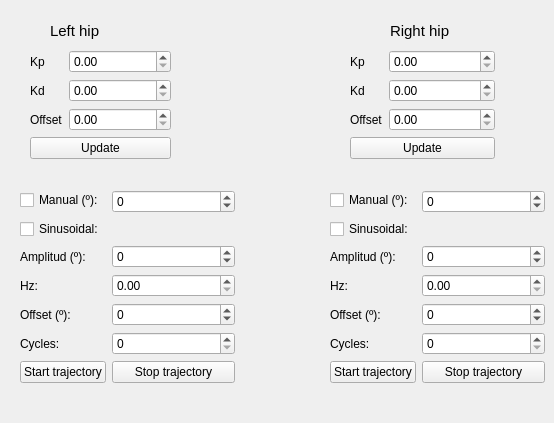
    <widget class="QWidget" name="tab_4">
     <attribute name="title">
      <string>Impedance</string>
     </attribute>
     <widget class="QWidget" name="layoutWidget_11">
      <property name="geometry">
       <rect>
        <x>30</x>
        <y>50</y>
        <width>141</width>
        <height>119</height>
       </rect>
      </property>
      <layout class="QFormLayout" name="formLayout_5">
       <item row="0" column="0">
        <widget class="QLabel" name="frecuenciaLabel_5">
         <property name="text">
          <string>Kp</string>
         </property>
        </widget>
       </item>
       <item row="0" column="1">
        <widget class="QDoubleSpinBox" name="left_hip_kp_box">
         <property name="maximum">
          <double>50.000000000000000</double>
         </property>
         <property name="singleStep">
          <double>0.200000000000000</double>
         </property>
        </widget>
       </item>
       <item row="1" column="0">
        <widget class="QLabel" name="amplitudLabel_9">
         <property name="text">
          <string>Kd</string>
         </property>
        </widget>
       </item>
       <item row="1" column="1">
        <widget class="QDoubleSpinBox" name="left_hip_kd_box">
         <property name="maximum">
          <double>50.000000000000000</double>
         </property>
         <property name="singleStep">
          <double>0.200000000000000</double>
         </property>
        </widget>
       </item>
       <item row="2" column="0">
        <widget class="QLabel" name="amplitudLabel_10">
         <property name="text">
          <string>Offset</string>
         </property>
        </widget>
       </item>
       <item row="2" column="1">
        <widget class="QDoubleSpinBox" name="left_hip_offset_box">
         <property name="maximum">
          <double>50.000000000000000</double>
         </property>
         <property name="singleStep">
          <double>0.100000000000000</double>
         </property>
        </widget>
       </item>
       <item row="3" column="0" colspan="2">
        <widget class="QPushButton" name="update_impedance_parameters_btn_izq">
         <property name="text">
          <string>Update</string>
         </property>
        </widget>
       </item>
      </layout>
     </widget>
     <widget class="QWidget" name="layoutWidget_12">
      <property name="geometry">
       <rect>
        <x>350</x>
        <y>50</y>
        <width>145</width>
        <height>119</height>
       </rect>
      </property>
      <layout class="QFormLayout" name="formLayout_6">
       <item row="0" column="0">
        <widget class="QLabel" name="frecuenciaLabel_6">
         <property name="text">
          <string>Kp</string>
         </property>
        </widget>
       </item>
       <item row="0" column="1">
        <widget class="QDoubleSpinBox" name="right_hip_kp_box">
         <property name="maximum">
          <double>50.000000000000000</double>
         </property>
         <property name="singleStep">
          <double>0.200000000000000</double>
         </property>
        </widget>
       </item>
       <item row="1" column="0">
        <widget class="QLabel" name="amplitudLabel_11">
         <property name="text">
          <string>Kd</string>
         </property>
        </widget>
       </item>
       <item row="1" column="1">
        <widget class="QDoubleSpinBox" name="right_hip_kd_box">
         <property name="maximum">
          <double>50.000000000000000</double>
         </property>
         <property name="singleStep">
          <double>0.200000000000000</double>
         </property>
        </widget>
       </item>
       <item row="2" column="0">
        <widget class="QLabel" name="amplitudLabel_12">
         <property name="text">
          <string>Offset</string>
         </property>
        </widget>
       </item>
       <item row="2" column="1">
        <widget class="QDoubleSpinBox" name="right_hip_offset_box">
         <property name="maximum">
          <double>10.000000000000000</double>
         </property>
         <property name="singleStep">
          <double>0.100000000000000</double>
         </property>
        </widget>
       </item>
       <item row="3" column="0" colspan="2">
        <widget class="QPushButton" name="update_impedance_parameters_btn_der">
         <property name="text">
          <string>Update</string>
         </property>
        </widget>
       </item>
      </layout>
     </widget>
     <widget class="QLabel" name="label_5">
      <property name="enabled">
       <bool>true</bool>
      </property>
      <property name="geometry">
       <rect>
        <x>50</x>
        <y>10</y>
        <width>61</width>
        <height>41</height>
       </rect>
      </property>
      <property name="font">
       <font>
        <pointsize>11</pointsize>
       </font>
      </property>
      <property name="text">
       <string>Left hip</string>
      </property>
     </widget>
     <widget class="QLabel" name="label_9">
      <property name="enabled">
       <bool>true</bool>
      </property>
      <property name="geometry">
       <rect>
        <x>390</x>
        <y>10</y>
        <width>61</width>
        <height>41</height>
       </rect>
      </property>
      <property name="font">
       <font>
        <pointsize>11</pointsize>
       </font>
      </property>
      <property name="text">
       <string>Right hip</string>
      </property>
     </widget>
     <widget class="QWidget" name="formLayoutWidget">
      <property name="geometry">
       <rect>
        <x>20</x>
        <y>190</y>
        <width>215</width>
        <height>224</height>
       </rect>
      </property>
      <layout class="QFormLayout" name="formLayout">
       <item row="0" column="0">
        <widget class="QCheckBox" name="left_hip_manual_enable">
         <property name="text">
          <string>Manual (º):</string>
         </property>
        </widget>
       </item>
       <item row="0" column="1">
        <widget class="QDoubleSpinBox" name="left_hip_manual_box">
         <property name="decimals">
          <number>0</number>
         </property>
         <property name="minimum">
          <double>-100.000000000000000</double>
         </property>
         <property name="maximum">
          <double>100.000000000000000</double>
         </property>
         <property name="singleStep">
          <double>2.000000000000000</double>
         </property>
        </widget>
       </item>
       <item row="1" column="0">
        <widget class="QCheckBox" name="left_hip_sine_enable">
         <property name="text">
          <string>Sinusoidal:</string>
         </property>
        </widget>
       </item>
       <item row="2" column="0">
        <widget class="QLabel" name="label">
         <property name="text">
          <string>Amplitud (º):</string>
         </property>
        </widget>
       </item>
       <item row="2" column="1">
        <widget class="QDoubleSpinBox" name="left_hip_sine_amp">
         <property name="decimals">
          <number>0</number>
         </property>
         <property name="minimum">
          <double>-180.000000000000000</double>
         </property>
         <property name="maximum">
          <double>180.000000000000000</double>
         </property>
        </widget>
       </item>
       <item row="3" column="1">
        <widget class="QDoubleSpinBox" name="left_hip_sine_freq">
         <property name="maximum">
          <double>10.000000000000000</double>
         </property>
         <property name="singleStep">
          <double>0.050000000000000</double>
         </property>
        </widget>
       </item>
       <item row="4" column="1">
        <widget class="QDoubleSpinBox" name="left_hip_sine_offset">
         <property name="decimals">
          <number>0</number>
         </property>
         <property name="minimum">
          <double>-100.000000000000000</double>
         </property>
         <property name="maximum">
          <double>100.000000000000000</double>
         </property>
         <property name="singleStep">
          <double>5.000000000000000</double>
         </property>
        </widget>
       </item>
       <item row="5" column="1">
        <widget class="QDoubleSpinBox" name="left_hip_sine_cycles">
         <property name="decimals">
          <number>0</number>
         </property>
         <property name="maximum">
          <double>100.000000000000000</double>
         </property>
        </widget>
       </item>
       <item row="3" column="0">
        <widget class="QLabel" name="label_2">
         <property name="text">
          <string>Hz:</string>
         </property>
        </widget>
       </item>
       <item row="4" column="0">
        <widget class="QLabel" name="label_28">
         <property name="text">
          <string>Offset (º):</string>
         </property>
        </widget>
       </item>
       <item row="5" column="0">
        <widget class="QLabel" name="label_29">
         <property name="text">
          <string>Cycles:</string>
         </property>
        </widget>
       </item>
       <item row="6" column="0">
        <widget class="QPushButton" name="left_start_traj_btn">
         <property name="text">
          <string>Start trajectory</string>
         </property>
        </widget>
       </item>
       <item row="6" column="1">
        <widget class="QPushButton" name="left_stop_traj_btn">
         <property name="text">
          <string>Stop trajectory</string>
         </property>
        </widget>
       </item>
      </layout>
     </widget>
     <widget class="QWidget" name="formLayoutWidget_2">
      <property name="geometry">
       <rect>
        <x>330</x>
        <y>190</y>
        <width>215</width>
        <height>221</height>
       </rect>
      </property>
      <layout class="QFormLayout" name="formLayout_2">
       <item row="0" column="0">
        <widget class="QCheckBox" name="right_hip_manual_enable">
         <property name="text">
          <string>Manual (º):</string>
         </property>
        </widget>
       </item>
       <item row="0" column="1">
        <widget class="QDoubleSpinBox" name="right_hip_manual_box">
         <property name="decimals">
          <number>0</number>
         </property>
         <property name="minimum">
          <double>-100.000000000000000</double>
         </property>
         <property name="maximum">
          <double>100.000000000000000</double>
         </property>
         <property name="singleStep">
          <double>2.000000000000000</double>
         </property>
        </widget>
       </item>
       <item row="1" column="0">
        <widget class="QCheckBox" name="right_hip_sine_enable">
         <property name="text">
          <string>Sinusoidal:</string>
         </property>
        </widget>
       </item>
       <item row="2" column="0">
        <widget class="QLabel" name="label_30">
         <property name="text">
          <string>Amplitud (º):</string>
         </property>
        </widget>
       </item>
       <item row="2" column="1">
        <widget class="QDoubleSpinBox" name="right_hip_sine_amp">
         <property name="decimals">
          <number>0</number>
         </property>
         <property name="minimum">
          <double>-180.000000000000000</double>
         </property>
         <property name="maximum">
          <double>180.000000000000000</double>
         </property>
        </widget>
       </item>
       <item row="3" column="0">
        <widget class="QLabel" name="label_31">
         <property name="text">
          <string>Hz:</string>
         </property>
        </widget>
       </item>
       <item row="3" column="1">
        <widget class="QDoubleSpinBox" name="right_hip_sine_freq">
         <property name="maximum">
          <double>10.000000000000000</double>
         </property>
         <property name="singleStep">
          <double>0.050000000000000</double>
         </property>
        </widget>
       </item>
       <item row="4" column="0">
        <widget class="QLabel" name="label_32">
         <property name="text">
          <string>Offset (º):</string>
         </property>
        </widget>
       </item>
       <item row="4" column="1">
        <widget class="QDoubleSpinBox" name="right_hip_sine_offset">
         <property name="decimals">
          <number>0</number>
         </property>
         <property name="minimum">
          <double>-100.000000000000000</double>
         </property>
         <property name="maximum">
          <double>100.000000000000000</double>
         </property>
         <property name="singleStep">
          <double>5.000000000000000</double>
         </property>
        </widget>
       </item>
       <item row="5" column="1">
        <widget class="QDoubleSpinBox" name="right_hip_sine_cycles">
         <property name="decimals">
          <number>0</number>
         </property>
         <property name="maximum">
          <double>100.000000000000000</double>
         </property>
        </widget>
       </item>
       <item row="6" column="0">
        <widget class="QPushButton" name="right_start_traj_btn">
         <property name="text">
          <string>Start trajectory</string>
         </property>
        </widget>
       </item>
       <item row="6" column="1">
        <widget class="QPushButton" name="right_stop_traj_btn">
         <property name="text">
          <string>Stop trajectory</string>
         </property>
        </widget>
       </item>
       <item row="5" column="0">
        <widget class="QLabel" name="label_33">
         <property name="text">
          <string>Cycles:</string>
         </property>
        </widget>
       </item>
      </layout>
     </widget>
    </widget>
